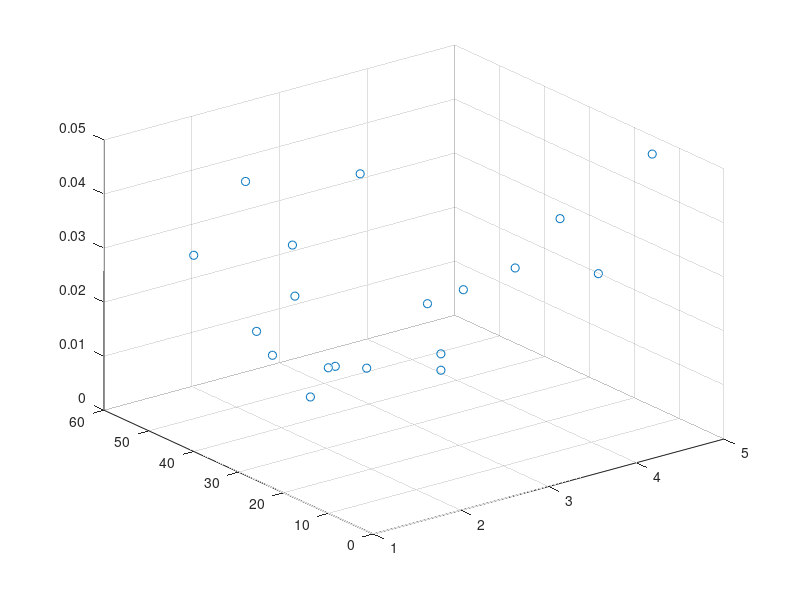

Source code (MATLAB):
X1 = load('hparam_abb.txt'); 
X2 = load('hparam_abb_skopt.txt');
X = [X1(:,2:end); X2];
X = [(1:size(X,1))' X];

X(isnan(X(:,6)),:)=[];

lr = X(:,2);
lm = max(lr);

r = linspace(0,lm,20);
b = zeros(length(r),1);
for i = 2:length(r)
    M = X(X(:,2)>r(i-1) & X(:,2)<r(i), :);
    b(i-1) = mean(M(:,6));
end

plot(r(2:end),b(2:end))

%%
for i = 1:3
    c(i) = mean(X(X(:,5)==i,6));
end

plot(1:3, c, 'ko');

%%
for i = 1:16
    d(i) = mean(X(X(:,4)==i,6));
end

% plot(1:16, d, 'ko');
plot3(X(:,3),X(:,4),X(:,6),'o');
grid on
zlim([0 0.05]);